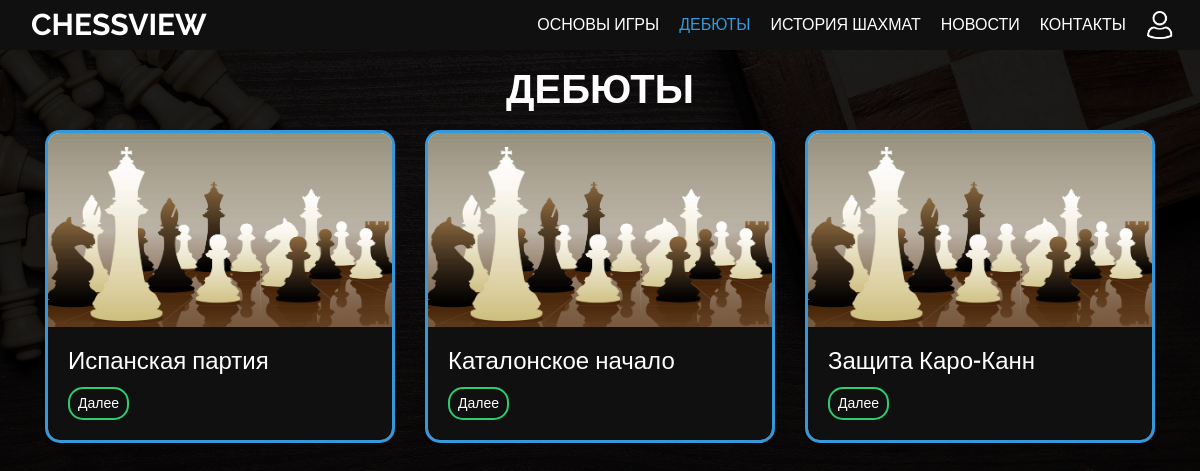
Screenshot of /openings/ with the database file from the repository.
### chessview_application/models.py (models this page shows, shortened)
class Debuts(models.Model):
    header = models.CharField(max_length=200)
    title = models.CharField(max_length=200)
    url = models.SlugField()
    content = RichTextUploadingField()
    class Meta:
        verbose_name = 'Дебют'
        verbose_name_plural = 'Дебюты'

### chessview_application/views.py (the view)
# urls.py: path('openings/', OpeningsView.as_view(), name='openings'),
class OpeningsView(View):
    def get(self, request, *args, **kwargs):
        openings = Debuts.objects.all()
        return render(request, 'chessview_application/openings.html', context={
            'openings': openings
        })

### chessview_application/templates/chessview_application/openings.html (shortened to what this page needs)
{% extends './base.html' %}
{% load static %}
{% block css_bootsrap %}
	<link rel="stylesheet" href="https://cdn.jsdelivr.net/npm/bootstrap@4.5.3/dist/css/bootstrap.min.css">
{% endblock %}
{% block css_link %}<link rel="stylesheet" href="{% static '/css/style-list.css' %}">{% endblock %}
{% block body %}
	<header>
		<nav class="navbar">
			<div class="navbar_container">
				<div class="navbar_wrap">
					<a href="{% url 'index' %}" class="logo">CHESSVIEW</a>
					<ul class="menu" id="menu">
						<li><a href="{% url 'lessons' %}">ОСНОВЫ ИГРЫ</a></li>
						<li><a href="{% url 'openings' %}" class="active_link">ДЕБЮТЫ</a></li>
						<li><a href="{% url 'articles' %}">ИСТОРИЯ ШАХМАТ</a></li>
						<li><a href="{% url 'news' %}">НОВОСТИ</a></li>
						<li><a href="{% url 'contact' %}">КОНТАКТЫ</a></li>
						{% if user.is_authenticated %}
							<li><a class="user_active_icon"><img class="user_icon" src="{% static 'img/user_active.png' %}" alt="Фото" width="28" height="28"><div class="menu_text active_text">{{ user }}</div></a></li>
							<li><a href="{% url 'signout' %}" class="signout-button">ВЫХОД</a></li>
						{% else %}
						    <li><a href="{% url 'signin' %}"><img class="user_icon" src="{% static 'img/user.png' %}" alt="Фото" width="28" height="28"><div class="menu_text">ВХОД/РЕГИСТРАЦИЯ</div></a></li>
						{% endif %}
					</ul>
				</div>
			</div>
		</nav>
	</header>
	<main>
		<div class="container">
	        <h1 class="my-3 main_title">Дебюты</h1>
	        <div class="row">
	        	{% for post in openings %}
	            <div class="col-md-4">
	                <div class="card mb-4 shadow-sm">
	                    <img src="{% static 'img/openings.jpeg' %}" alt="" class="card-img-top">
	                    <div class="card-body">
	                        <h4 class="card-title">{{ post.header }}</h4>
	                        <div class="d-flex justify-content-between align-items-center">
	                            <div class="btn-group">
	                                <a href="{% url 'openings_detail' slug=post.url %}" class="btn btn-sm btn-outline-secondary">Далее</a>
	                            </div>
	                        </div>
	                    </div>
	                </div>
	            </div>
	            {% endfor %}
	        </div>
      	</div>
	</main>
{% endblock %}

### chessview_application/templates/chessview_application/base.html (shortened to what this page needs)
{% load static %}
<!DOCTYPE html>
<html lang="ru">
<head>
	{% block css_bootsrap %}{% endblock %}
	{% block css_link %}{% endblock %}
</head>
<body>
	{% block body %}
	{% endblock %}
</body>
</html>

### chessview_application/static/css/style-list.css (style rules this page uses)
* { margin: 0; padding: 0; box-sizing: border-box; }
body { z-index: 1; background-image: url("../img/dark-background.jpg"); background-position: left center; background-repeat: no-repeat; background-attachment: fixed; background-size: cover; background-color: #202020; display: flex; flex-direction: column; font-family: "Roboto", sans-serif; font-size: 16px; line-height: 1.2; height: 100%; }
header { width: 100%; height: 50px; }
.main_title { text-align: right; color: white; font-family: "Roboto", sans-serif; font-weight: bold; text-transform: uppercase; display: flex; justify-content: center; }
.card-body { background-color: #101010; color: white; font-family: "Roboto", sans-serif; border-radius: 0 0 12px 12px; }
div.card { border: 3px solid #3498db; border-radius: 15px; }
img.card-img-top { border-radius: 12px 12px 0 0; }
a.btn { color: white; border: 2px solid #2ecc71; border-radius: 15px; }
.navbar_container { width: 100%; max-width: 1400px; margin: 0 auto; height: 100%; padding: 0 0; }
.navbar { z-index: 3; position: relative; left: 0; top: 0; width: 100%; height: 50px; background-color: #101010; }
.navbar_wrap { display: flex; justify-content: space-between; height: 100%; }
.logo { margin-left: 15px; text-decoration: none; color: white; font-family: "Raleway", sans-serif; font-size: 30px; font-weight: bold; display: flex; align-items: center; }
.menu > li > a { text-decoration: none; }
.navbar_wrap .menu { display: flex; margin: 0; padding: 0; }
.navbar_wrap .menu > li { display: flex; align-items: stretch; }
.navbar_wrap .menu > li > a { font-family: "Raleway", sans-serif; display: flex; align-items: center; padding: 0 10px; color: white; }
.navbar_wrap .menu > li > a.active_link { color: #3498db; }

### rows the page displays
Debuts: header "Испанская партия"
Debuts: header "Каталонское начало"
Debuts: header "Защита Каро-Канн"
